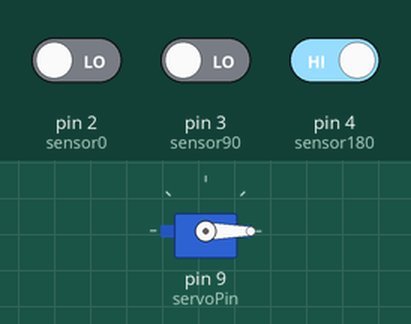
Recording of a sketch running on a simulated Arduino Uno, built with avr-gcc and run on an emulated ATmega328P. Parts: servo. Inputs (shaded band) come from the test bench; at power-on: pin 2 (sensor0) LOW, pin 3 (sensor90) LOW, pin 4 (sensor180) HIGH. What the sketch prints to the serial monitor is not drawn.

Above: at 1.2 s.
1.3 s: pin 2 (sensor0) driven HIGH
At 2.8 s:
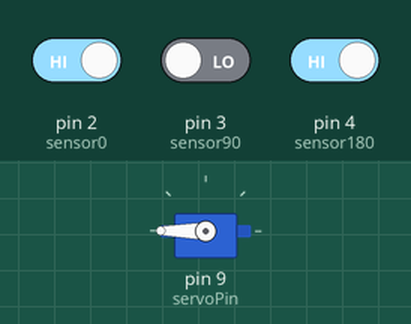
4.9 s: pin 2 (sensor0) driven LOW
At 5.8 s:
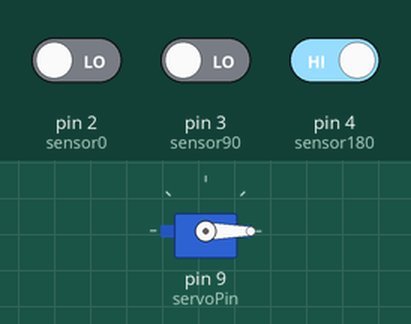
Timing chart, 0 to 7.9 s (numbered marks = the images above; inputs shaded):
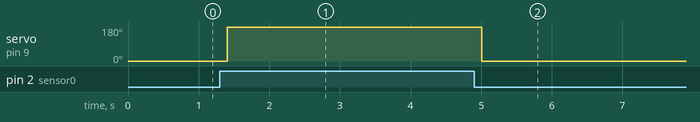

Measured:
- after the input at 1.3 s, servo on pin 9 (servoPin): 0° → 180° after 0.10 s
- after the input at 4.9 s, servo on pin 9 (servoPin): 180° → 0° after 0.11 s

The sketch:

sketch_sep28c.ino
```cpp
#include <Servo.h>

// Define pins
const int sensor0 = 2;     // Hall sensor at 0°
const int sensor90 = 3;    // Hall sensor at 90°
const int sensor180 = 4;   // Hall sensor at 180°
const int servoPin = 9;    // Servo signal pin

Servo regulatorServo;

void setup() {
  pinMode(sensor0, INPUT);
  pinMode(sensor90, INPUT);
  pinMode(sensor180, INPUT);

  regulatorServo.attach(servoPin);
  regulatorServo.write(0);  // Start in OFF position

  Serial.begin(9600);
}

void loop() {
  // Read sensor states
  bool is0On = digitalRead(sensor0) == LOW;      // Active LOW
  bool is90On = digitalRead(sensor90) == LOW;
  bool is180On = digitalRead(sensor180) == LOW;

  if (is0On) {
    // Knob at 0° → Turn gas OFF
    regulatorServo.write(0);
    Serial.println("Knob at 0° → Regulator OFF");
  } else if (is90On || is180On) {
    // Knob at 90° or 180° → Turn gas ON
    regulatorServo.write(180);
    Serial.println("Knob at 90° or 180° → Regulator ON");
  } else {
    // No sensor active — optional: keep previous state
    Serial.println("No magnet detected — no change");
  }

  delay(200); // Small delay for stability
}
```
